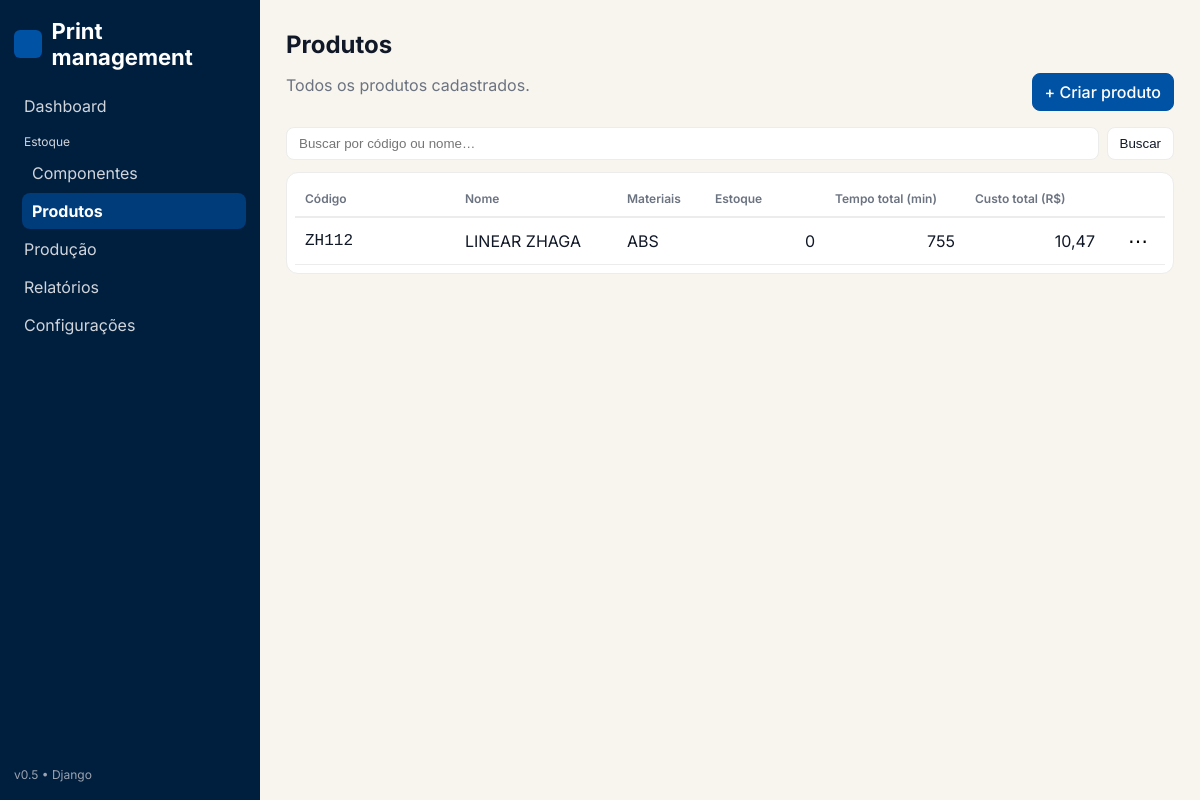
Screenshot of /estoque/produtos/ with the database file from the repository.
### core/models.py (models this page shows, shortened)
class Product(models.Model):
    code = models.CharField("Código", max_length=32, unique=True)
    name = models.CharField("Nome", max_length=120)
    description = models.TextField("Descrição", blank=True)
    qty_on_hand = models.PositiveIntegerField("Qtd em estoque", default=0)
    created_at = models.DateTimeField(auto_now_add=True)
    updated_at = models.DateTimeField(auto_now=True)
    class Meta:
        ordering = ["code"]
    @property
    def total_cost(self) -> float:
        total = 0.0
        for item in self.bom_items.select_related("component"):
            total += float(item.component.unit_cost) * item.quantity
        return total

class Component(models.Model):
    code = models.CharField("Código", max_length=32, unique=True)
    name = models.CharField("Nome", max_length=120)
    description = models.TextField("Descrição", blank=True)
    material = models.CharField("Material", max_length=60, blank=True)
    unit_cost = models.DecimalField("Custo unitário (R$)", max_digits=10, decimal_places=2, default=0)
    production_time = models.DurationField("Tempo de produção", default=timedelta())
    print_time_min = models.PositiveIntegerField("Tempo de impressão (min/un)", default=0)
    qty_on_hand = models.PositiveIntegerField("Qtd em estoque", default=0)
    created_at = models.DateTimeField(auto_now_add=True)
    updated_at = models.DateTimeField(auto_now=True)
    class Meta:
        ordering = ["code"]

### core/views.py (the view)
# urls.py: path("estoque/produtos/", v.estoque_produtos_list, name="estoque-produtos"),
def estoque_produtos_list(request):
    q = request.GET.get("q", "").strip()
    qs = Product.objects.all()
    if q:
        qs = qs.filter(Q(code__icontains=q) | Q(name__icontains=q))
    products = list(qs.order_by("code", "name"))
    rows = []
    for p in products:
        qty_on_hand = _qty_on_hand_for(p)
        total_time_min = 0.0
        materials = set()
        for item in BOMItem.objects.filter(product=p).select_related("component"):
            comp = item.component
            qty = _quantity_for_bom_item(item)
            total_time_min += _time_min_for_component(comp) * qty
            if comp.material:
                materials.add(comp.material)
        rows.append(
            {
                "obj": p,
                "qty_on_hand": qty_on_hand,
                "total_cost": p.total_cost,
                "total_time_min": total_time_min,
                "materials": ", ".join(sorted(materials)),
            }
        )
    return render(
        request,
        "estoque/produtos_list.html",
        {"products": rows, "q": q},
    )

### core/views.py (called while the page is built, shortened)
def _get_any_attr(obj, names, default=0):
    for n in names:
        if hasattr(obj, n):
            val = getattr(obj, n)
            try:
                if callable(val):
                    continue
            except Exception:
                pass
            return val if val is not None else default
    return default

def _qty_on_hand_for(obj):
    direct = _get_any_attr(
        obj,
        ["qty_on_hand", "stock", "quantity", "amount", "qtd", "qtd_estoque", "estoque"],
        default=None,
    )
    if direct is not None:
        try:
            return float(direct)
        except Exception:
            return 0

def _time_min_for_component(c):
    val = _get_any_attr(
        c,
        ["print_time_min", "print_time_minutes", "tempo_min", "tempo_minutos", "time_per_unit_min"],
        default=0,
    )
    try:
        return float(val)
    except Exception:
        return 0.0

def _quantity_for_bom_item(item):
    val = _get_any_attr(item, ["quantity", "qty", "qtd"], default=0)
    try:
        return float(val)
    except Exception:
        return 0.0

### templates/estoque/produtos_list.html (shortened to what this page needs)
{% extends "base.html" %}
{% load static %}
{% block content %}
<div class="page-header">
  <div>
    <h1 class="page-title">Produtos</h1>
    <p class="muted">Todos os produtos cadastrados.</p>
  </div>
  <div class="actions">
    <a href="{% url 'produtos-new' %}" class="btn btn-primary">+ Criar produto</a>
  </div>
</div>
<form method="get" class="search-bar">
  <input type="text" name="q" value="{{ q }}" placeholder="Buscar por código ou nome…" />
  <button class="btn">Buscar</button>
</form>
<div class="notion-card">
  <table class="nt-table">
    <thead>
      <tr>
        <th style="width:160px">Código</th>
        <th>Nome</th>
        <th>Materiais</th>
        <th class="right" style="width:120px">Estoque</th>
        <th class="right" style="width:140px">Tempo total (min)</th>
        <th class="right" style="width:140px">Custo total (R$)</th>
        <th style="width:60px"></th>
      </tr>
    </thead>
    <tbody>
      {% if products %}
        {% for row in products %}
        <tr>
          <td class="mono">{{ row.obj.code }}</td>
          <td>{{ row.obj.name }}</td>
          <td>{{ row.materials }}</td>
          <td class="right">{{ row.qty_on_hand|default:"0" }}</td>
          <td class="right">{{ row.total_time_min|floatformat:0 }}</td>
          <td class="right">{{ row.total_cost|floatformat:2 }}</td>
          <td class="right">
            <div class="menu-wrap">
              <button type="button" class="dots-btn" aria-haspopup="true" aria-expanded="false">⋯</button>
            </div>
          </td>
        </tr>
        {% endfor %}
      {% else %}
        <tr><td colspan="7" class="muted">Nenhum produto encontrado.</td></tr>
      {% endif %}
    </tbody>
  </table>
</div>
{% endblock %}

### templates/base.html (style rules this page uses)
:root { --bg:#F8F5EE; --card:#fff; --muted:#6b7280; --line:#ececec; --text:#000; --accent:#0052a5; --accent-600:#003b7a; --text:#111827; --accent:#0052a5; --accent-600:#003b7a; --danger:#e11d48; --success:#16a34a; --sidebar:#001f3f; --sidebar-muted:#d1d5db; }
* { box-sizing:border-box }
html,body { height:100% }
body { margin:0;font-family:Inter,system-ui,-apple-system,Segoe UI,Roboto,Helvetica,Arial,sans-serif;background:var(--bg);color:var(--text) }
a { color:inherit;text-decoration:none }
.page-header { display:flex;align-items:center;justify-content:space-between;gap:12px;margin-bottom:16px }
.page-title { font-size:28px;font-weight:700 }
.muted { color:var(--muted) }
.btn { display:inline-flex;align-items:center;gap:6px;border:1px solid var(--line);background:#fff;color:var(--text);border-radius:8px;padding:8px 12px;font-weight:500 }
.btn-primary { background:var(--accent);border-color:var(--accent);color:#fff }
table { width:100%;border-collapse:separate;border-spacing:0 }
th,td { padding:10px 12px;border-bottom:1px solid var(--line);vertical-align:middle }
th { font-size:12px;color:var(--muted);text-align:left }
.right { text-align:right }
input[type=text], input[type=number], textarea, select { width:100%;padding:10px 12px;border:1px solid var(--line);border-radius:10px;background:#fff }

### templates/estoque/produtos_list.html (style rules this page uses)
.page-header { display:flex;align-items:flex-end;justify-content:space-between;margin:8px 0 16px }
.page-title { font-size:24px;font-weight:700;margin:0 }
.muted { color:var(--muted) }
.actions { display:flex;gap:8px }
.btn { border:1px solid var(--line);background:#fff;color:var(--text);padding:8px 12px;border-radius:8px }
.btn-primary { background:var(--accent);color:#fff;border-color:var(--accent) }
.search-bar { display:flex;gap:8px;margin:0 0 12px }
.search-bar input { flex:1;border:1px solid var(--line);border-radius:8px;padding:8px 12px;background:#fff;color:var(--text) }
.notion-card { background:#fff;border:1px solid var(--line);border-radius:12px;padding:8px;color:var(--text) }
.nt-table { width:100%;border-collapse:separate;border-spacing:0 }
.nt-table thead th { font-size:12px;color:var(--muted);font-weight:600;text-align:left;padding:10px }
.nt-table tbody td { padding:10px;border-top:1px solid var(--line) }
.right { text-align:right }
.mono { font-family: ui-monospace, SFMono-Regular, Menlo, Monaco, Consolas, "Liberation Mono", monospace }
.menu-wrap { position:relative;display:inline-block }
.dots-btn { border:1px solid transparent;background:transparent;font-size:20px;line-height:1;border-radius:8px;padding:2px 6px;cursor:pointer }

### rows the page displays
Product: obj.code "ZH112", obj.name "LINEAR ZHAGA", materials "ABS", qty_on_hand "0", total_time_min "755", total_cost "10,47"
